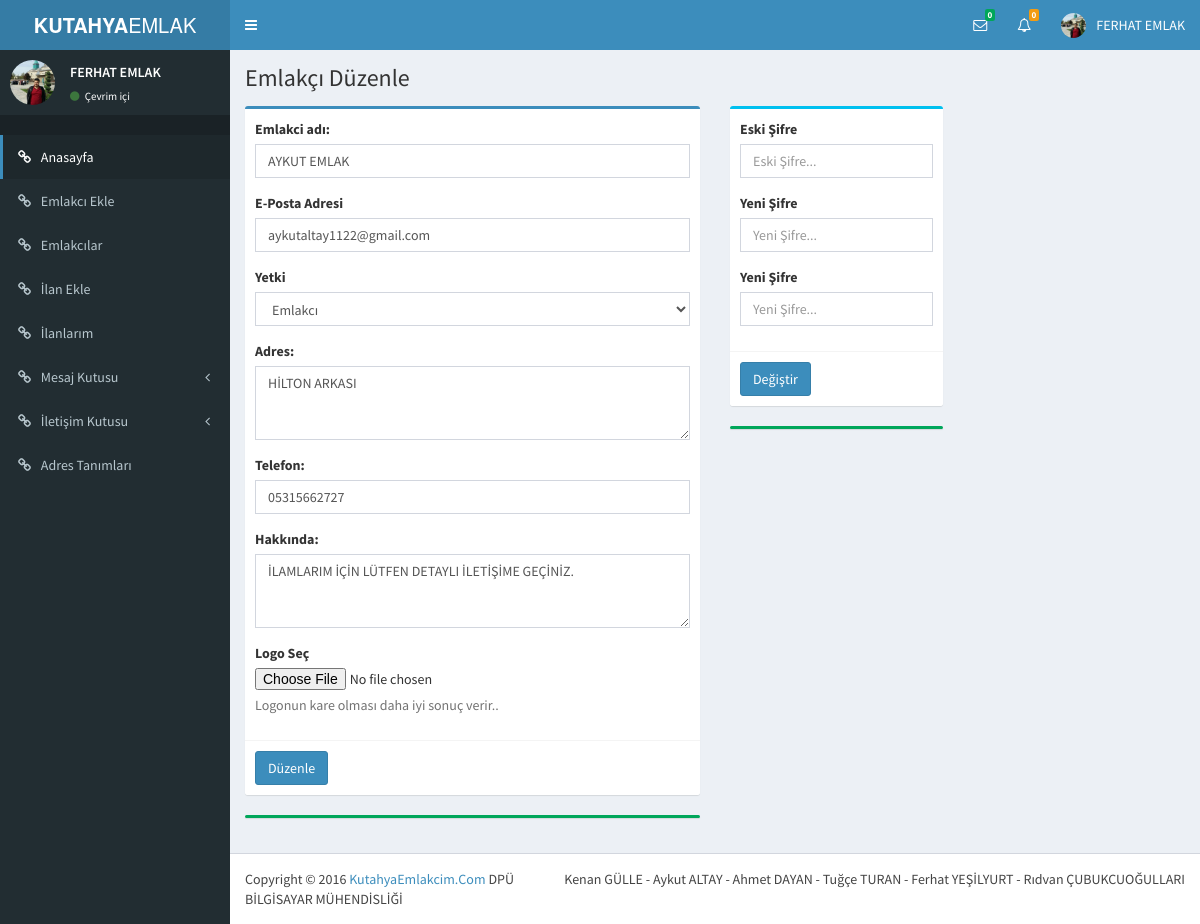
Page /yonetim/emlakci_duzenle.php?islem=duzenle&emlakci_id=2 (signed in) on the committed database.
### tables this page shows
CREATE TABLE `emlakcilar` (
  `emlakci_id` int(11) NOT NULL AUTO_INCREMENT,
  `ad` varchar(50) NOT NULL,
  `adres` varchar(255) NOT NULL,
  `telefon` varchar(20) NOT NULL,
  `hakkinda` varchar(255) NOT NULL,
  `kayit_tarihi` datetime NOT NULL DEFAULT CURRENT_TIMESTAMP,
  `logo_url` varchar(255) NOT NULL,
  `eposta` varchar(255) NOT NULL,
  `sifre` varchar(100) NOT NULL,
  `seviye` int(1) NOT NULL,
  PRIMARY KEY (`emlakci_id`)
);

### yonetim/emlakci_duzenle.php (the view, shortened to what this page needs)
<!DOCTYPE html>
<html>
	<body class="hold-transition skin-blue sidebar-mini">
		<div class="wrapper">
			<header class="main-header">
				<a href="index.php" class="logo">
					<span class="logo-lg"><b>KUTAHYA</b>EMLAK</span>
				</a>
				<nav class="navbar navbar-static-top" role="navigation">
					<?php include "inc_ust.php"; ?>
			<div class="content-wrapper">
				<section class="content-header">
					<h1> Emlakçı Düzenle
					</h1>
				</section>
				<?php
				$emlakci_id=$_GET['emlakci_id'];
				$sorgu=$veritabani->prepare("select * from emlakcilar where emlakci_id=$emlakci_id");
				$sorgu->execute();
				$sonuc=$sorgu->fetch();
			?>
				<section class="content">
					<div class="row">
						<div class="col-md-6">
							<div class="box box-primary">
								<form action="emlakci_islem.php?islem=duzenle&emlakci_id=<?php echo $emlakci_id;?>" method="post" enctype="multipart/form-data">
									<div class="box-body">
										<div class="form-group">
											<label>Emlakci adı:</label>
											<input type="text"  name="ad" value="<?php echo $sonuc['ad'];?>" class="form-control" placeholder="Enter ...">
										</div>
										<div class="form-group">
											<label for="exampleInputEmail1">E-Posta Adresi</label>
											<input type="email" name="eposta" value="<?php echo $sonuc['eposta'];?>"  class="form-control" id="exampleInputEmail1" placeholder="Enter email">
										</div>
										<div class="form-group">
											<label>Yetki</label>
											<select required class="form-control" name="seviye">
											<?php if($sonuc['seviye']==1) echo "<option value='1'>Yönetici</option>"; elseif($sonuc['seviye']==0) echo "<option value='0'>Emlakcı</option>"; else echo "<option value=''>Seçim Yapınız</option>"; ?>
											</select>
										</div>
										<div class="form-group">
											<label>Adres:</label>
											<textarea class="form-control" name="adres" rows="3" placeholder="Enter ..."><?php echo $sonuc['adres'];?> </textarea>
										</div>
											<div class="form-group">
													<label>Telefon:</label>
											<input type="number" class="form-control" name="telefon" value="<?php echo $sonuc['telefon'];?>" placeholder="telefon Giriniz ..." required>
												</div>
										<div class="form-group">
											<label>Hakkında:</label>
											<textarea class="form-control" name="hakkinda" value="<?php echo $sonuc['hakkinda'];?>" rows="3" placeholder="Enter ..."><?php echo $sonuc['hakkinda'];?></textarea>
										</div>
										<div class="form-group">
											<label for="exampleInputFile">Logo Seç</label>
											<input type="file" name="logo_url" id="exampleInputFile">
											<p class="help-block">Logonun kare olması daha iyi sonuç verir..</p>
										</div>
									</div>
									<div class="box-footer">
										<button type="submit" class="btn btn-primary">Düzenle</button>
									</div>
								</form>
							</div>
							<div class="box box-success">
							</div>
						</div>
						<div class="col-md-3">
							<div class="box box-info">
								<form action="emlakci_islem.php?islem=sifreduzenle&emlakci_id=<?php echo $emlakci_id;?>" method="post">
									<div class="box-body">
										<div class="form-group">
											<label for="exampleInputPassword1">Eski Şifre</label>
											<input type="password" value="" name="esifre" class="form-control" id="exampleInputPassword1" placeholder="Eski Şifre..." required>
										</div>
										<div class="form-group">
											<label for="exampleInputPassword1">Yeni Şifre</label>
											<input id="sifre" type="password" value="" name="sifre" class="form-control" id="exampleInputPassword1" placeholder="Yeni Şifre..." required>
										</div>
										<div class="form-group">
											<label for="exampleInputPassword1">Yeni Şifre </label>
											<input id="sifre2" type="password" value="" name="sifre2" class="form-control" id="exampleInputPassword1" placeholder="Yeni Şifre..." required>
										</div>
									</div>
									<div class="box-footer">
										<button onclick="return sifrelerEsitmi()" type="submit" class="btn btn-primary">Değiştir</button>
									</div>
								</form>
							</div>
							<div class="box box-success">
							</div>
						</div>
					</div>
				</section>
			</div>
			<footer class="main-footer">
				<div class="pull-right hidden-xs">
					<?php include "inc_alt.php"; ?>
			</footer>
		</div>
	</body>
</html>

### rows in the picture
emlakcilar: ad "AYKUT EMLAK", eposta "aykutaltay1122@gmail.com", seviye "Emlakcı", adres "HİLTON ARKASI", telefon "05315662727", hakkinda "İLAMLARIM İÇİN LÜTFEN DETAYLI İLETİŞİME GEÇİNİZ."

### other values in the picture
$okunmayan_mesaj_sayisi "0"
$iletisimesajsayisi "0"
$_SESSION['ad'] "FERHAT EMLAK"
